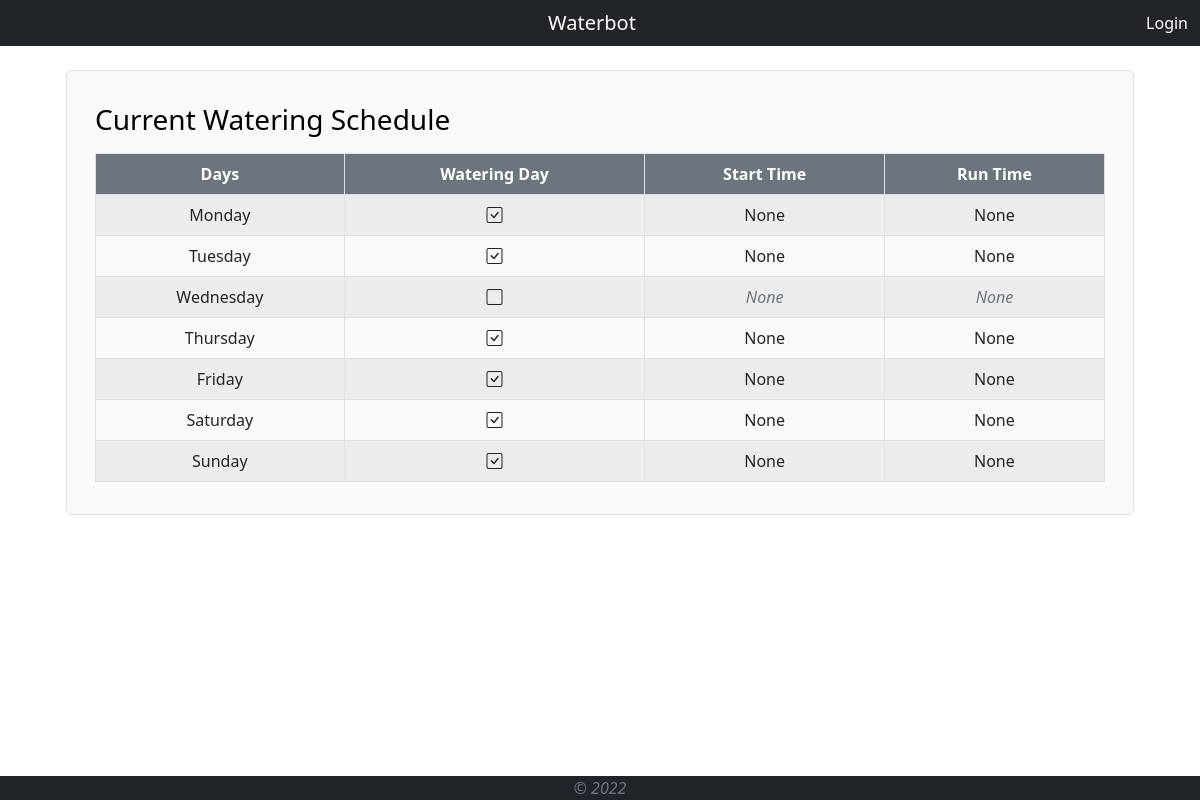
The app's page /, older data.
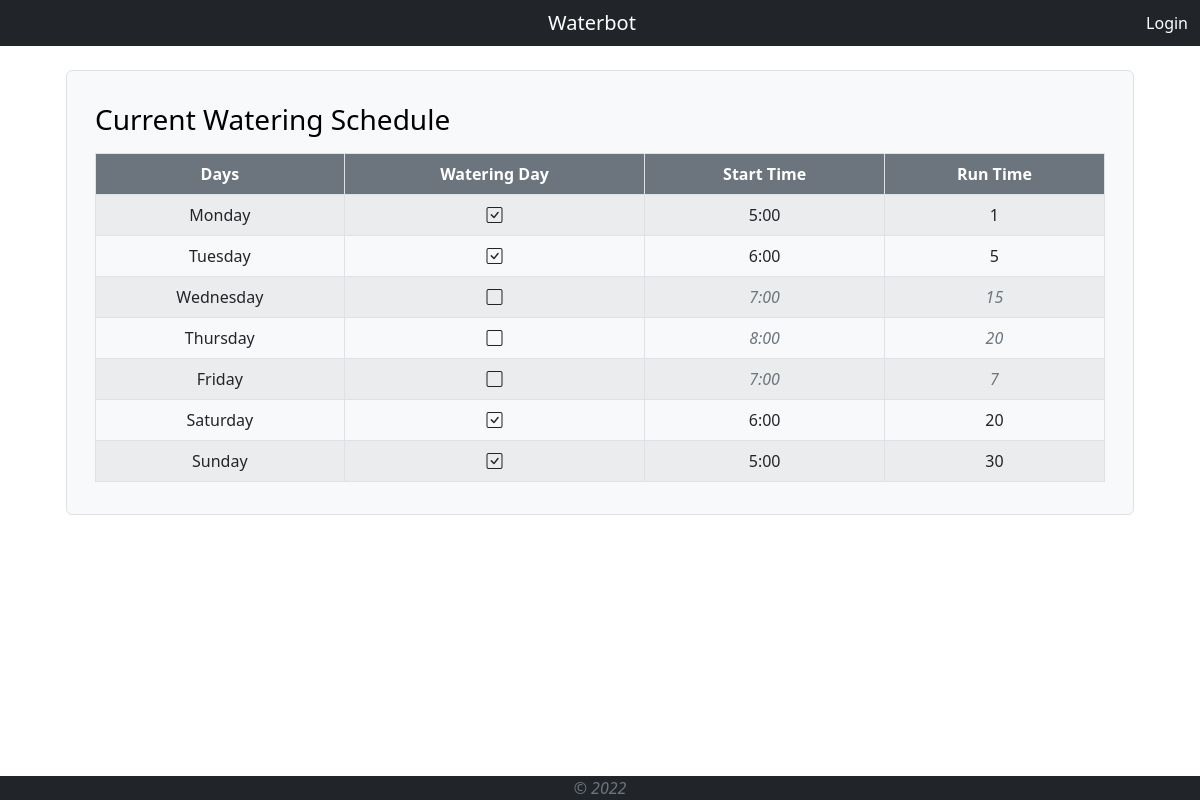
The same page, newer data.
### tables this page shows
CREATE TABLE schedule (id INTEGER PRIMARY KEY AUTOINCREMENT NOT NULL, day TEXT NOT NULL, active  TEXT NOT NULL, time DATETIME, runtime DATETIME);

### app.py (the view, shortened to what this page needs)
@app.route('/', methods=["GET", "POST"])
def index():
    conn = get_db_connection()
    schedule = conn.execute('SELECT * FROM schedule').fetchall()
    conn.close()
    return render_template('index.html', schedule = schedule, times=times, runtimes=runtimes)

### app.py (called while the page is built)
def get_db_connection():
    conn = sqlite3.connect('waterbot.db')
    conn.row_factory = sqlite3.Row
    return conn

### templates/index.html (shortened to what this page needs)
{% extends "template.html" %}
{% block content %}
<div class="container mt-3">
	<h3>Current Watering Schedule</h3>
	{% if session["user_id"] %}
	<form action="/" method="POST">
	<table class="table table-bordered table-striped table-hover text-center">
		<thead class="text-bg-dark"><tr>
			<th>
				Days
			</th>
			<th>
				Watering Day
			</th>
			<th>
				Start Time
			</th>
			<th>
				Run Time
			</th>
		</tr></thead>
		{% for day in schedule %}
		<tr>
			<td>
				{{ day['day'] }}
			</td>
			<td>
				{% if day['active'] == 'YES' %}
				<input class="form-check-input" type="checkbox" name="{{day['day']}}" checked>
				{% else %}
				<input class="form-check-input" type="checkbox" name="{{day['day']}}">
				{% endif %}
			</td>
			<td>
				<select class="form-select" name="time{{ day['day'] }}">
					{% for time in times %}
						{% if time==day['time'] %}
						<option value="{{ time }}" selected>{{ time }}</option>
						{% else %}
						<option value="{{ time }}" >{{ time }}</option>
						{% endif %}
					{% endfor %}
				</select>
			</td>
			<td>
				<select class="form-select" name="runtime{{ day['day'] }}">
					{% for runt in runtimes %}
						{% if runt==day['runtime'] %}
						<option value="{{ runt }}" selected>{{ runt }}</option>
						{% else %}
						<option value="{{ runt }}" >{{ runt }} </option>
						{% endif %}
					{% endfor %}
				</select>
			</td>
		</tr>
		{% endfor %}
		</table>
		<div class="text-end">
				<a class="btn btn-secondary" href="/">Cancel Changes</a>
				<button class="btn btn-success">Save Changes</button>
			</form>
		</div>
	{% else %}
	<table class="table table-bordered table-striped table-hover text-center">
		<thead class="text-bg-secondary"><tr>
			<th>
				Days
			</th>
			<th>
				Watering Day
			</th>
			<th>
				Start Time
			</th>
			<th>
				Run Time
			</th>
		</tr></thead>
		{% for day in schedule %}
		<tr>
			<td>
				{{ day['day'] }}
			</td>
			{% if day['active'] == 'YES' %}
			<td>
				<i class="bi bi-check-square"></i>
			</td>
			<td>
				{{ day['time'] }}
			</td>
			<td>
				{{ day['runtime'] }}
			</td>
			{% else %}
			<td>
				<i class="bi bi-square"></i>
			</td>
			<td class="text-muted">
				<i>
					{{ day['time'] }}
				</i>
			</td>
			<td class="text-muted">
				<i>
					{{ day['runtime'] }}
				</i>
			</td>
			{% endif %}
		</tr>
		{% endfor %}
	{% endif %}
	</table>
	</div>
</div>
{% endblock %}

### templates/template.html (shortened to what this page needs)
<!doctype html>
<html lang="en">
<head>
	<link href="https://cdn.jsdelivr.net/npm/bootstrap@5.2.3/dist/css/bootstrap.min.css" rel="stylesheet">
	<link rel="stylesheet" href="https://cdn.jsdelivr.net/npm/bootstrap-icons@1.10.2/font/bootstrap-icons.css">
</head>
<body>
	{% include 'navbar.html' %}
<div class="container">
<div id="content" class="text-bg-light border rounded m-4 p-3">
	{% block content %}Hello World{% endblock %}
</div>
<div id=footer>
	{% include 'footer.html' %}
</body>
</html>

### templates/navbar.html (shortened to what this page needs)
<nav class="navbar text-bg-dark navbar-dark navbar-static-top">
  <div class="container-fluid">
	<div class="col-4 text-center">
		<a class="navbar-brand" href="/">
		 Waterbot
		</a>
	</div>
	{% if session["user_id"] %}
	<div class="nav-item text-end col-4">
		<a class="nav-link" href="login">
			Logout
		</a>
	</div>
	{% else %}
	<div class="nav-item text-end col-4">
		<a class="nav-link" href="login">
			Login
		</a>
	</div>
	{% endif %}
  </div>
</nav>

### templates/footer.html (shortened to what this page needs)
<footer class="fixed-bottom bg-dark text-muted text-center">
	<i>© 2022</i>
	</div>

Row changes from the older to the newer data that the page shows:
changed schedule "Monday": time "None" → "5:00"; runtime "None" → "1"
changed schedule "Tuesday": time "None" → "6:00"; runtime "None" → "5"
changed schedule "Wednesday": time "None" → "7:00"; runtime "None" → "15"
changed schedule "Thursday": active "YES" → "NO" (drawn); time "None" → "8:00"; runtime "None" → "20"
changed schedule "Friday": active "YES" → "NO" (drawn); time "None" → "7:00"; runtime "None" → "7"
changed schedule "Saturday": time "None" → "6:00"; runtime "None" → "20"
changed schedule "Sunday": time "None" → "5:00"; runtime "None" → "30"
